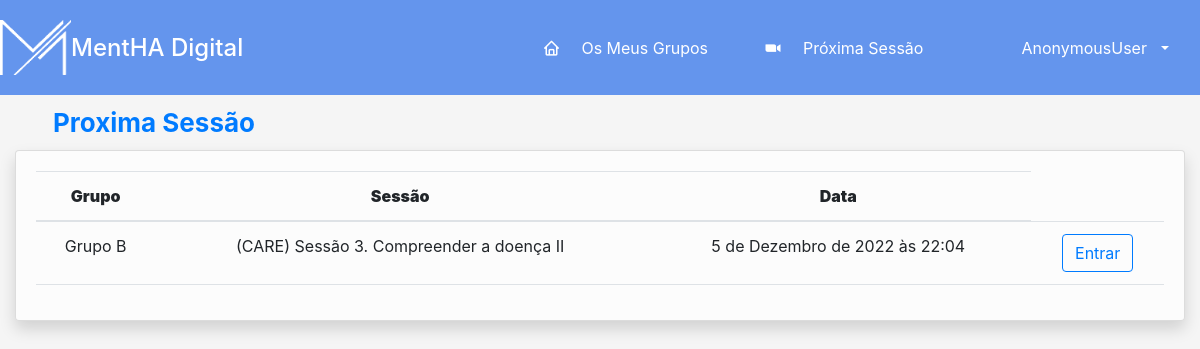
Page /diario/nextSession on the earlier database version.
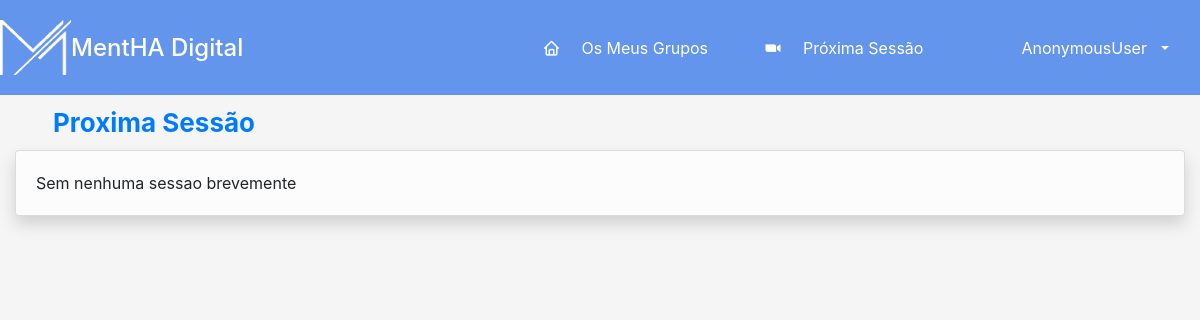
Same page on the later database version.
### diario/models.py (models this page shows, shortened)
class SessaoDoGrupo(models.Model):
    PRESENT = 'P'
    ONLINE = 'O'
    MISTO = 'M'
    REGIME = [
        (PRESENT, "Presencial"),
        (ONLINE, "Online"),
        (MISTO, "Misto")
    ]
    PORREALIZAR = 'PR'
    REALIZADO = 'R'
    ESTADO = [
        (PORREALIZAR, "Por realizar"),
        (REALIZADO, "Realizado"),
    ]
    grupo = models.ForeignKey(Grupo, on_delete=models.CASCADE, blank=True)
    regime = models.CharField(max_length=20, choices=REGIME, null=True, blank=True, default=PRESENT)
    estado = models.CharField(max_length=20, choices=ESTADO, null=True, blank=True, default=PORREALIZAR)
    data = models.DateTimeField(null=True)
    inicio = models.DateTimeField(null=True, blank=True)
    fim = models.DateTimeField(null=True, blank=True)
    concluido = models.BooleanField(default=False)
    sessao = models.ForeignKey(Sessao, on_delete=models.CASCADE, blank=True, null=True, related_name='sessoes')
    parte_ativa = models.ForeignKey(Parte_Exercicio, models.CASCADE, blank=True, null=True, related_name='sessoes')

class Grupo(models.Model):
    opEscolaridade = (
        ("0-4", "0-4"),
        ("5-9", "5-9"),
        ("10-12", "10-12"),
        ("12+", "12+")
    )
    opPrograma = (
        ("CARE", "CARE"),
        ("COG", "COG"),
    )
    nome = models.CharField(max_length=20)
    diagnostico = models.ForeignKey(Doenca, on_delete=models.CASCADE, null=True, blank=True)
    localizacao = models.CharField(max_length=20, default="", null=True, blank=True)
    escolaridade = models.CharField(max_length=20, choices=opEscolaridade, default="", blank=True, null=True)
    referenciacao = models.ForeignKey(Reference, on_delete=models.CASCADE, null=True, blank=True)
    nivelGDS = models.IntegerField(default=0)
    programa = models.CharField(max_length=20, choices=opPrograma, default="CARE", blank=True, null=True)
    def __str__(self):
        return f'{self.nome}'

class Sessao(models.Model):
    PRESENT = 'P'
    ONLINE = 'O'
    MISTO = 'M'
    REGIME = [
        (PRESENT, "Presencial"),
        (ONLINE, "Online"),
        (MISTO, "Misto")
    ]
    PORREALIZAR = 'PR'
    REALIZADO = 'R'
    ESTADO = [
        (PORREALIZAR, "Por realizar"),
        (REALIZADO, "Realizado"),
    ]
    opPrograma = (
        ("CARE", "CARE"),
        ("COG", "COG"),
    )
    nome = models.CharField(max_length=100, blank = True)
    numeroSessao = models.IntegerField(null=True, blank=True)
    tema = models.TextField(max_length=1000, null=True, blank=True)
    dinamizadores = models.CharField(max_length=1000, null=True, blank=True)
    componentes = models.CharField(max_length=1000, null=True, blank=True)
    instrumentoAvaliacao = models.TextField(max_length=1000, null=True, blank=True)
    programa = models.CharField(max_length=20, choices=opPrograma, default="CARE", blank=True, null=True)
    def __str__(self):
        return f'({self.programa}) Sessão {self.numeroSessao}. {self.nome}'

### diario/views.py (the view)
# urls.py: path('nextSession', views.nextSession, name="nextSession"),
def nextSession(request):
    datas = SessaoDoGrupo.objects.exclude(data=None)
    datas = datas.filter(estado='PR')
    if  bool(datas) == True:
        datas = datas.filter(estado='PR').order_by('data')[0]
    contexto = {
        'proxima': datas,
        'ss': bool(datas)
    }
    return render(request, 'diario/nextSession.html', contexto)

### diario/templates/diario/nextSession.html (shortened to what this page needs)
{% extends 'diario/base.html' %}
{% load static %}
{% block main %}
<div class="container-fluid">
    <div class="container text-start">
        <div class="row">
            <div class="col align-self-center">
                <div class="">
                    <div class="card-body" style="padding: 8px">
                        <p class="text-primary m-0 fw-bold"
                            style="margin: 5px; font-size: 26px">Proxima Sessão</p>
                    </div>
                </div>
            </div>
        </div>
    </div>
    <div class="card shadow">
        <div class="card-body">
            {% if ss == True %}
            <div class="table-responsive">
                <table class="table table-hover">
                    <thead>
                    <tr>
                        <th style="text-align: center;"><strong>Grupo</strong></th>
                        <th style="text-align: center;"><strong>Sessão</strong></th>
                        <th style="text-align: center;"><strong>Data</strong></th>
                    </tr>
                    </thead>
                    <tbody>
                    <tr>
                        <td style="text-align: center;">{{ proxima.grupo }}</td>
                        <td style="text-align: center;">{{ proxima.sessao }}</td>
                        <td style="text-align: center;">{{ proxima.data }}</td>
                        <td style="text-align: center;">
                            <form action="{%  url 'diario:presencas_sessao' proxima.id %}">
                                <button class="btn btn-outline-primary">Entrar</button>
                            </form>
                        </td>
                    </tr>
                    </tbody>
                </table>
            </div>
            {% else %}
            Sem nenhuma sessao brevemente
            {% endif %}
        </div>
    </div>
</div>
<br>
{% endblock %}

Differences in the rows shown:
removed SessaoDoGrupo: grupo "Grupo B", sessao "(CARE) Sessão 3. Compreender a doença II", data "5 de Dezembro de 2022 às 22:04"
Other differences:
text no longer shown: "Grupo Sessão Data Entrar"
text now shown: "Sem nenhuma sessao brevemente"
